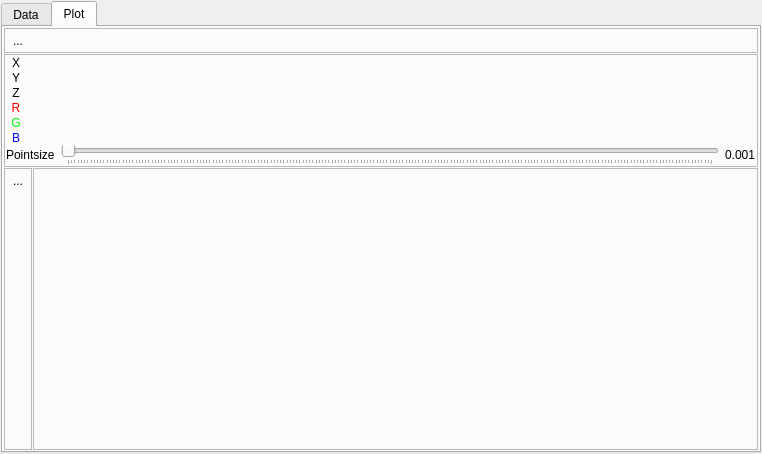
<?xml version="1.0" encoding="UTF-8"?>
<ui version="4.0">
 <class>ShWatchGeoTree</class>
 <widget class="QWidget" name="ShWatchGeoTree">
  <property name="geometry">
   <rect>
    <x>0</x>
    <y>0</y>
    <width>762</width>
    <height>454</height>
   </rect>
  </property>
  <property name="windowTitle">
   <string/>
  </property>
  <property name="windowIcon">
   <iconset resource="../../glslDevil.qrc">
    <normaloff>:/icons/icons/watch-icon_32.png</normaloff>:/icons/icons/watch-icon_32.png</iconset>
  </property>
  <layout class="QGridLayout">
   <property name="margin">
    <number>1</number>
   </property>
   <property name="spacing">
    <number>1</number>
   </property>
   <item row="0" column="0">
    <widget class="QTabWidget" name="tabWidget">
     <property name="currentIndex">
      <number>1</number>
     </property>
     <widget class="QWidget" name="tableTab">
      <attribute name="title">
       <string>Data</string>
      </attribute>
      <layout class="QVBoxLayout">
       <property name="spacing">
        <number>1</number>
       </property>
       <property name="margin">
        <number>0</number>
       </property>
       <item>
        <widget class="QTableWidget" name="twGeoInfo">
         <property name="sizePolicy">
          <sizepolicy hsizetype="Minimum" vsizetype="Minimum">
           <horstretch>0</horstretch>
           <verstretch>0</verstretch>
          </sizepolicy>
         </property>
         <property name="maximumSize">
          <size>
           <width>16777215</width>
           <height>90</height>
          </size>
         </property>
         <row>
          <property name="text">
           <string>Type</string>
          </property>
         </row>
         <row>
          <property name="text">
           <string>Count</string>
          </property>
         </row>
         <column>
          <property name="text">
           <string>Input Primitives</string>
          </property>
         </column>
         <column>
          <property name="text">
           <string>Input Sub Primitives</string>
          </property>
         </column>
         <column>
          <property name="text">
           <string>Output Primitives</string>
          </property>
         </column>
         <item row="0" column="0">
          <property name="text">
           <string>XXX</string>
          </property>
         </item>
         <item row="0" column="1">
          <property name="text">
           <string>XXX</string>
          </property>
         </item>
         <item row="0" column="2">
          <property name="text">
           <string>XXX</string>
          </property>
         </item>
         <item row="1" column="0">
          <property name="text">
           <string>0</string>
          </property>
         </item>
         <item row="1" column="1">
          <property name="text">
           <string>0</string>
          </property>
         </item>
         <item row="1" column="2">
          <property name="text">
           <string>0</string>
          </property>
         </item>
        </widget>
       </item>
       <item>
        <layout class="QHBoxLayout">
         <property name="spacing">
          <number>0</number>
         </property>
         <property name="margin">
          <number>0</number>
         </property>
         <item>
          <widget class="QFrame" name="frame_2">
           <property name="frameShape">
            <enum>QFrame::StyledPanel</enum>
           </property>
           <property name="frameShadow">
            <enum>QFrame::Raised</enum>
           </property>
           <layout class="QVBoxLayout">
            <property name="spacing">
             <number>1</number>
            </property>
            <property name="margin">
             <number>0</number>
            </property>
            <item>
             <widget class="QToolButton" name="tbHideInactive">
              <property name="toolTip">
               <string>Hide inactive input primitives</string>
              </property>
              <property name="text">
               <string>...</string>
              </property>
              <property name="icon">
               <iconset resource="../../glslDevil.qrc">
                <normaloff>:/icons/icons/watch-hide-inactive_32.png</normaloff>:/icons/icons/watch-hide-inactive_32.png</iconset>
              </property>
              <property name="checkable">
               <bool>true</bool>
              </property>
              <property name="arrowType">
               <enum>Qt::NoArrow</enum>
              </property>
             </widget>
            </item>
            <item>
             <widget class="QToolButton" name="tbHideEmpty">
              <property name="toolTip">
               <string>Hide input primitives without output</string>
              </property>
              <property name="text">
               <string>...</string>
              </property>
              <property name="icon">
               <iconset resource="../../glslDevil.qrc">
                <normaloff>:/icons/icons/watch-hide-no-child_32.png</normaloff>:/icons/icons/watch-hide-no-child_32.png</iconset>
              </property>
              <property name="checkable">
               <bool>true</bool>
              </property>
             </widget>
            </item>
            <item>
             <spacer>
              <property name="orientation">
               <enum>Qt::Vertical</enum>
              </property>
              <property name="sizeHint" stdset="0">
               <size>
                <width>20</width>
                <height>40</height>
               </size>
              </property>
             </spacer>
            </item>
           </layout>
          </widget>
         </item>
         <item>
          <widget class="QTreeView" name="tvGeoData">
           <property name="sizePolicy">
            <sizepolicy hsizetype="Expanding" vsizetype="Expanding">
             <horstretch>0</horstretch>
             <verstretch>0</verstretch>
            </sizepolicy>
           </property>
           <property name="editTriggers">
            <set>QAbstractItemView::NoEditTriggers</set>
           </property>
           <property name="alternatingRowColors">
            <bool>true</bool>
           </property>
           <property name="rootIsDecorated">
            <bool>true</bool>
           </property>
          </widget>
         </item>
        </layout>
       </item>
      </layout>
     </widget>
     <widget class="QWidget" name="scatterTab">
      <attribute name="title">
       <string>Plot</string>
      </attribute>
      <layout class="QVBoxLayout">
       <property name="spacing">
        <number>1</number>
       </property>
       <property name="margin">
        <number>1</number>
       </property>
       <item>
        <widget class="QFrame" name="frame">
         <property name="maximumSize">
          <size>
           <width>16777215</width>
           <height>30</height>
          </size>
         </property>
         <property name="frameShape">
          <enum>QFrame::StyledPanel</enum>
         </property>
         <property name="frameShadow">
          <enum>QFrame::Raised</enum>
         </property>
         <layout class="QHBoxLayout">
          <property name="spacing">
           <number>2</number>
          </property>
          <property name="margin">
           <number>1</number>
          </property>
          <item>
           <widget class="QToolButton" name="tbShowMapping">
            <property name="toolTip">
             <string>show color mapping</string>
            </property>
            <property name="text">
             <string>...</string>
            </property>
            <property name="icon">
             <iconset resource="../../glslDevil.qrc">
              <normaloff>:/icons/icons/watch-vector-mapping_32.png</normaloff>:/icons/icons/watch-vector-mapping_32.png</iconset>
            </property>
            <property name="checkable">
             <bool>true</bool>
            </property>
            <property name="checked">
             <bool>false</bool>
            </property>
            <property name="autoRaise">
             <bool>true</bool>
            </property>
           </widget>
          </item>
          <item>
           <spacer>
            <property name="orientation">
             <enum>Qt::Horizontal</enum>
            </property>
            <property name="sizeHint" stdset="0">
             <size>
              <width>40</width>
              <height>10</height>
             </size>
            </property>
           </spacer>
          </item>
         </layout>
        </widget>
       </item>
       <item>
        <widget class="QFrame" name="fMapping">
         <property name="sizePolicy">
          <sizepolicy hsizetype="Preferred" vsizetype="Fixed">
           <horstretch>0</horstretch>
           <verstretch>0</verstretch>
          </sizepolicy>
         </property>
         <property name="maximumSize">
          <size>
           <width>16777215</width>
           <height>300</height>
          </size>
         </property>
         <property name="frameShape">
          <enum>QFrame::StyledPanel</enum>
         </property>
         <property name="frameShadow">
          <enum>QFrame::Raised</enum>
         </property>
         <layout class="QVBoxLayout">
          <property name="spacing">
           <number>0</number>
          </property>
          <property name="margin">
           <number>1</number>
          </property>
          <item>
           <layout class="QFormLayout" name="formLayout">
            <property name="horizontalSpacing">
             <number>1</number>
            </property>
            <property name="verticalSpacing">
             <number>1</number>
            </property>
            <property name="margin">
             <number>0</number>
            </property>
            <item row="0" column="0">
             <widget class="QLabel" name="label_4">
              <property name="minimumSize">
               <size>
                <width>20</width>
                <height>0</height>
               </size>
              </property>
              <property name="palette">
               <palette>
                <active>
                 <colorrole role="WindowText">
                  <brush brushstyle="SolidPattern">
                   <color alpha="255">
                    <red>0</red>
                    <green>0</green>
                    <blue>0</blue>
                   </color>
                  </brush>
                 </colorrole>
                 <colorrole role="Text">
                  <brush brushstyle="SolidPattern">
                   <color alpha="255">
                    <red>0</red>
                    <green>0</green>
                    <blue>0</blue>
                   </color>
                  </brush>
                 </colorrole>
                 <colorrole role="ButtonText">
                  <brush brushstyle="SolidPattern">
                   <color alpha="255">
                    <red>0</red>
                    <green>0</green>
                    <blue>0</blue>
                   </color>
                  </brush>
                 </colorrole>
                </active>
                <inactive>
                 <colorrole role="WindowText">
                  <brush brushstyle="SolidPattern">
                   <color alpha="255">
                    <red>0</red>
                    <green>0</green>
                    <blue>0</blue>
                   </color>
                  </brush>
                 </colorrole>
                 <colorrole role="Text">
                  <brush brushstyle="SolidPattern">
                   <color alpha="255">
                    <red>0</red>
                    <green>0</green>
                    <blue>0</blue>
                   </color>
                  </brush>
                 </colorrole>
                 <colorrole role="ButtonText">
                  <brush brushstyle="SolidPattern">
                   <color alpha="255">
                    <red>0</red>
                    <green>0</green>
                    <blue>0</blue>
                   </color>
                  </brush>
                 </colorrole>
                </inactive>
                <disabled>
                 <colorrole role="WindowText">
                  <brush brushstyle="SolidPattern">
                   <color alpha="255">
                    <red>128</red>
                    <green>128</green>
                    <blue>128</blue>
                   </color>
                  </brush>
                 </colorrole>
                 <colorrole role="Text">
                  <brush brushstyle="SolidPattern">
                   <color alpha="255">
                    <red>199</red>
                    <green>199</green>
                    <blue>199</blue>
                   </color>
                  </brush>
                 </colorrole>
                 <colorrole role="ButtonText">
                  <brush brushstyle="SolidPattern">
                   <color alpha="255">
                    <red>128</red>
                    <green>128</green>
                    <blue>128</blue>
                   </color>
                  </brush>
                 </colorrole>
                </disabled>
               </palette>
              </property>
              <property name="frameShape">
               <enum>QFrame::NoFrame</enum>
              </property>
              <property name="frameShadow">
               <enum>QFrame::Plain</enum>
              </property>
              <property name="text">
               <string>X</string>
              </property>
              <property name="alignment">
               <set>Qt::AlignCenter</set>
              </property>
             </widget>
            </item>
            <item row="0" column="1">
             <widget class="ShMappingWidget" name="MappingX" native="true">
              <property name="minimumSize">
               <size>
                <width>400</width>
                <height>0</height>
               </size>
              </property>
              <layout class="QHBoxLayout" name="horizontalLayout_2">
               <property name="spacing">
                <number>0</number>
               </property>
               <property name="margin">
                <number>0</number>
               </property>
              </layout>
             </widget>
            </item>
            <item row="1" column="0">
             <widget class="QLabel" name="label_9">
              <property name="minimumSize">
               <size>
                <width>20</width>
                <height>0</height>
               </size>
              </property>
              <property name="palette">
               <palette>
                <active>
                 <colorrole role="WindowText">
                  <brush brushstyle="SolidPattern">
                   <color alpha="255">
                    <red>0</red>
                    <green>0</green>
                    <blue>0</blue>
                   </color>
                  </brush>
                 </colorrole>
                 <colorrole role="Text">
                  <brush brushstyle="SolidPattern">
                   <color alpha="255">
                    <red>0</red>
                    <green>0</green>
                    <blue>0</blue>
                   </color>
                  </brush>
                 </colorrole>
                 <colorrole role="ButtonText">
                  <brush brushstyle="SolidPattern">
                   <color alpha="255">
                    <red>0</red>
                    <green>0</green>
                    <blue>0</blue>
                   </color>
                  </brush>
                 </colorrole>
                </active>
                <inactive>
                 <colorrole role="WindowText">
                  <brush brushstyle="SolidPattern">
                   <color alpha="255">
                    <red>0</red>
                    <green>0</green>
                    <blue>0</blue>
                   </color>
                  </brush>
                 </colorrole>
                 <colorrole role="Text">
                  <brush brushstyle="SolidPattern">
                   <color alpha="255">
                    <red>0</red>
                    <green>0</green>
                    <blue>0</blue>
                   </color>
                  </brush>
                 </colorrole>
                 <colorrole role="ButtonText">
                  <brush brushstyle="SolidPattern">
                   <color alpha="255">
                    <red>0</red>
                    <green>0</green>
                    <blue>0</blue>
                   </color>
                  </brush>
                 </colorrole>
                </inactive>
                <disabled>
                 <colorrole role="WindowText">
                  <brush brushstyle="SolidPattern">
                   <color alpha="255">
                    <red>128</red>
                    <green>128</green>
                    <blue>128</blue>
                   </color>
                  </brush>
                 </colorrole>
                 <colorrole role="Text">
                  <brush brushstyle="SolidPattern">
                   <color alpha="255">
                    <red>199</red>
                    <green>199</green>
                    <blue>199</blue>
                   </color>
                  </brush>
                 </colorrole>
                 <colorrole role="ButtonText">
                  <brush brushstyle="SolidPattern">
                   <color alpha="255">
                    <red>128</red>
                    <green>128</green>
                    <blue>128</blue>
                   </color>
                  </brush>
                 </colorrole>
                </disabled>
               </palette>
              </property>
              <property name="frameShape">
               <enum>QFrame::NoFrame</enum>
              </property>
              <property name="frameShadow">
               <enum>QFrame::Plain</enum>
              </property>
              <property name="text">
               <string>Y</string>
              </property>
              <property name="alignment">
               <set>Qt::AlignCenter</set>
              </property>
             </widget>
            </item>
            <item row="1" column="1">
             <widget class="ShMappingWidget" name="MappingY" native="true">
              <property name="minimumSize">
               <size>
                <width>400</width>
                <height>0</height>
               </size>
              </property>
              <layout class="QHBoxLayout" name="horizontalLayout_3">
               <property name="spacing">
                <number>0</number>
               </property>
               <property name="margin">
                <number>0</number>
               </property>
              </layout>
             </widget>
            </item>
            <item row="2" column="0">
             <widget class="QLabel" name="label_10">
              <property name="minimumSize">
               <size>
                <width>20</width>
                <height>0</height>
               </size>
              </property>
              <property name="palette">
               <palette>
                <active>
                 <colorrole role="WindowText">
                  <brush brushstyle="SolidPattern">
                   <color alpha="255">
                    <red>0</red>
                    <green>0</green>
                    <blue>0</blue>
                   </color>
                  </brush>
                 </colorrole>
                 <colorrole role="Text">
                  <brush brushstyle="SolidPattern">
                   <color alpha="255">
                    <red>0</red>
                    <green>0</green>
                    <blue>0</blue>
                   </color>
                  </brush>
                 </colorrole>
                 <colorrole role="ButtonText">
                  <brush brushstyle="SolidPattern">
                   <color alpha="255">
                    <red>0</red>
                    <green>0</green>
                    <blue>0</blue>
                   </color>
                  </brush>
                 </colorrole>
                </active>
                <inactive>
                 <colorrole role="WindowText">
                  <brush brushstyle="SolidPattern">
                   <color alpha="255">
                    <red>0</red>
                    <green>0</green>
                    <blue>0</blue>
                   </color>
                  </brush>
                 </colorrole>
                 <colorrole role="Text">
                  <brush brushstyle="SolidPattern">
                   <color alpha="255">
                    <red>0</red>
                    <green>0</green>
                    <blue>0</blue>
                   </color>
                  </brush>
                 </colorrole>
                 <colorrole role="ButtonText">
                  <brush brushstyle="SolidPattern">
                   <color alpha="255">
                    <red>0</red>
                    <green>0</green>
                    <blue>0</blue>
                   </color>
                  </brush>
                 </colorrole>
                </inactive>
                <disabled>
                 <colorrole role="WindowText">
                  <brush brushstyle="SolidPattern">
                   <color alpha="255">
                    <red>128</red>
                    <green>128</green>
                    <blue>128</blue>
                   </color>
                  </brush>
                 </colorrole>
                 <colorrole role="Text">
                  <brush brushstyle="SolidPattern">
                   <color alpha="255">
                    <red>199</red>
                    <green>199</green>
                    <blue>199</blue>
                   </color>
                  </brush>
                 </colorrole>
                 <colorrole role="ButtonText">
                  <brush brushstyle="SolidPattern">
                   <color alpha="255">
                    <red>128</red>
                    <green>128</green>
                    <blue>128</blue>
                   </color>
                  </brush>
                 </colorrole>
                </disabled>
               </palette>
              </property>
              <property name="frameShape">
               <enum>QFrame::NoFrame</enum>
              </property>
              <property name="frameShadow">
               <enum>QFrame::Plain</enum>
              </property>
              <property name="text">
               <string>Z</string>
              </property>
              <property name="alignment">
               <set>Qt::AlignCenter</set>
              </property>
             </widget>
            </item>
            <item row="2" column="1">
             <widget class="ShMappingWidget" name="MappingZ" native="true">
              <property name="minimumSize">
               <size>
                <width>400</width>
                <height>0</height>
               </size>
              </property>
              <layout class="QHBoxLayout" name="horizontalLayout_4">
               <property name="spacing">
                <number>0</number>
               </property>
               <property name="margin">
                <number>0</number>
               </property>
              </layout>
             </widget>
            </item>
            <item row="3" column="0">
             <widget class="QLabel" name="label">
              <property name="minimumSize">
               <size>
                <width>20</width>
                <height>0</height>
               </size>
              </property>
              <property name="palette">
               <palette>
                <active>
                 <colorrole role="WindowText">
                  <brush brushstyle="SolidPattern">
                   <color alpha="255">
                    <red>255</red>
                    <green>0</green>
                    <blue>0</blue>
                   </color>
                  </brush>
                 </colorrole>
                 <colorrole role="Text">
                  <brush brushstyle="SolidPattern">
                   <color alpha="255">
                    <red>0</red>
                    <green>0</green>
                    <blue>0</blue>
                   </color>
                  </brush>
                 </colorrole>
                 <colorrole role="ButtonText">
                  <brush brushstyle="SolidPattern">
                   <color alpha="255">
                    <red>0</red>
                    <green>0</green>
                    <blue>0</blue>
                   </color>
                  </brush>
                 </colorrole>
                </active>
                <inactive>
                 <colorrole role="WindowText">
                  <brush brushstyle="SolidPattern">
                   <color alpha="255">
                    <red>255</red>
                    <green>0</green>
                    <blue>0</blue>
                   </color>
                  </brush>
                 </colorrole>
                 <colorrole role="Text">
                  <brush brushstyle="SolidPattern">
                   <color alpha="255">
                    <red>0</red>
                    <green>0</green>
                    <blue>0</blue>
                   </color>
                  </brush>
                 </colorrole>
                 <colorrole role="ButtonText">
                  <brush brushstyle="SolidPattern">
                   <color alpha="255">
                    <red>0</red>
                    <green>0</green>
                    <blue>0</blue>
                   </color>
                  </brush>
                 </colorrole>
                </inactive>
                <disabled>
                 <colorrole role="WindowText">
                  <brush brushstyle="SolidPattern">
                   <color alpha="255">
                    <red>128</red>
                    <green>128</green>
                    <blue>128</blue>
                   </color>
                  </brush>
                 </colorrole>
                 <colorrole role="Text">
                  <brush brushstyle="SolidPattern">
                   <color alpha="255">
                    <red>199</red>
                    <green>199</green>
                    <blue>199</blue>
                   </color>
                  </brush>
                 </colorrole>
                 <colorrole role="ButtonText">
                  <brush brushstyle="SolidPattern">
                   <color alpha="255">
                    <red>128</red>
                    <green>128</green>
                    <blue>128</blue>
                   </color>
                  </brush>
                 </colorrole>
                </disabled>
               </palette>
              </property>
              <property name="frameShape">
               <enum>QFrame::NoFrame</enum>
              </property>
              <property name="frameShadow">
               <enum>QFrame::Plain</enum>
              </property>
              <property name="text">
               <string>R</string>
              </property>
              <property name="alignment">
               <set>Qt::AlignCenter</set>
              </property>
             </widget>
            </item>
            <item row="4" column="0">
             <widget class="QLabel" name="label_2">
              <property name="minimumSize">
               <size>
                <width>20</width>
                <height>0</height>
               </size>
              </property>
              <property name="palette">
               <palette>
                <active>
                 <colorrole role="WindowText">
                  <brush brushstyle="SolidPattern">
                   <color alpha="255">
                    <red>0</red>
                    <green>255</green>
                    <blue>0</blue>
                   </color>
                  </brush>
                 </colorrole>
                 <colorrole role="Text">
                  <brush brushstyle="SolidPattern">
                   <color alpha="255">
                    <red>0</red>
                    <green>0</green>
                    <blue>0</blue>
                   </color>
                  </brush>
                 </colorrole>
                 <colorrole role="ButtonText">
                  <brush brushstyle="SolidPattern">
                   <color alpha="255">
                    <red>0</red>
                    <green>0</green>
                    <blue>0</blue>
                   </color>
                  </brush>
                 </colorrole>
                </active>
                <inactive>
                 <colorrole role="WindowText">
                  <brush brushstyle="SolidPattern">
                   <color alpha="255">
                    <red>0</red>
                    <green>255</green>
                    <blue>0</blue>
                   </color>
                  </brush>
                 </colorrole>
                 <colorrole role="Text">
                  <brush brushstyle="SolidPattern">
                   <color alpha="255">
                    <red>0</red>
                    <green>0</green>
                    <blue>0</blue>
                   </color>
                  </brush>
                 </colorrole>
                 <colorrole role="ButtonText">
                  <brush brushstyle="SolidPattern">
                   <color alpha="255">
                    <red>0</red>
                    <green>0</green>
                    <blue>0</blue>
                   </color>
                  </brush>
                 </colorrole>
                </inactive>
                <disabled>
                 <colorrole role="WindowText">
                  <brush brushstyle="SolidPattern">
                   <color alpha="255">
                    <red>128</red>
                    <green>128</green>
                    <blue>128</blue>
                   </color>
                  </brush>
                 </colorrole>
                 <colorrole role="Text">
                  <brush brushstyle="SolidPattern">
                   <color alpha="255">
                    <red>199</red>
                    <green>199</green>
                    <blue>199</blue>
                   </color>
                  </brush>
                 </colorrole>
                 <colorrole role="ButtonText">
                  <brush brushstyle="SolidPattern">
                   <color alpha="255">
                    <red>128</red>
                    <green>128</green>
                    <blue>128</blue>
                   </color>
                  </brush>
                 </colorrole>
                </disabled>
               </palette>
              </property>
              <property name="frameShape">
               <enum>QFrame::NoFrame</enum>
              </property>
              <property name="frameShadow">
               <enum>QFrame::Plain</enum>
              </property>
              <property name="text">
               <string>G</string>
              </property>
              <property name="alignment">
               <set>Qt::AlignCenter</set>
              </property>
             </widget>
            </item>
            <item row="5" column="0">
             <widget class="QLabel" name="label_3">
              <property name="minimumSize">
               <size>
                <width>20</width>
                <height>0</height>
               </size>
              </property>
              <property name="palette">
               <palette>
                <active>
                 <colorrole role="WindowText">
                  <brush brushstyle="SolidPattern">
                   <color alpha="255">
                    <red>0</red>
                    <green>0</green>
                    <blue>255</blue>
                   </color>
                  </brush>
                 </colorrole>
                 <colorrole role="Text">
                  <brush brushstyle="SolidPattern">
                   <color alpha="255">
                    <red>0</red>
                    <green>0</green>
                    <blue>0</blue>
                   </color>
                  </brush>
                 </colorrole>
                 <colorrole role="ButtonText">
                  <brush brushstyle="SolidPattern">
                   <color alpha="255">
                    <red>0</red>
                    <green>0</green>
                    <blue>0</blue>
                   </color>
                  </brush>
                 </colorrole>
                </active>
                <inactive>
                 <colorrole role="WindowText">
                  <brush brushstyle="SolidPattern">
                   <color alpha="255">
                    <red>0</red>
                    <green>0</green>
                    <blue>255</blue>
                   </color>
                  </brush>
                 </colorrole>
                 <colorrole role="Text">
                  <brush brushstyle="SolidPattern">
                   <color alpha="255">
                    <red>0</red>
                    <green>0</green>
                    <blue>0</blue>
                   </color>
                  </brush>
                 </colorrole>
                 <colorrole role="ButtonText">
                  <brush brushstyle="SolidPattern">
                   <color alpha="255">
                    <red>0</red>
                    <green>0</green>
                    <blue>0</blue>
                   </color>
                  </brush>
                 </colorrole>
                </inactive>
                <disabled>
                 <colorrole role="WindowText">
                  <brush brushstyle="SolidPattern">
                   <color alpha="255">
                    <red>128</red>
                    <green>128</green>
                    <blue>128</blue>
                   </color>
                  </brush>
                 </colorrole>
                 <colorrole role="Text">
                  <brush brushstyle="SolidPattern">
                   <color alpha="255">
                    <red>199</red>
                    <green>199</green>
                    <blue>199</blue>
                   </color>
                  </brush>
                 </colorrole>
                 <colorrole role="ButtonText">
                  <brush brushstyle="SolidPattern">
                   <color alpha="255">
                    <red>128</red>
                    <green>128</green>
                    <blue>128</blue>
                   </color>
                  </brush>
                 </colorrole>
                </disabled>
               </palette>
              </property>
              <property name="frameShape">
               <enum>QFrame::NoFrame</enum>
              </property>
              <property name="frameShadow">
               <enum>QFrame::Plain</enum>
              </property>
              <property name="text">
               <string>B</string>
              </property>
              <property name="alignment">
               <set>Qt::AlignCenter</set>
              </property>
             </widget>
            </item>
            <item row="3" column="1">
             <widget class="ShMappingWidget" name="MappingRed" native="true">
              <property name="minimumSize">
               <size>
                <width>400</width>
                <height>0</height>
               </size>
              </property>
              <layout class="QHBoxLayout" name="horizontalLayout_5">
               <property name="spacing">
                <number>0</number>
               </property>
               <property name="margin">
                <number>0</number>
               </property>
              </layout>
             </widget>
            </item>
            <item row="4" column="1">
             <widget class="ShMappingWidget" name="MappingGreen" native="true">
              <property name="minimumSize">
               <size>
                <width>400</width>
                <height>0</height>
               </size>
              </property>
              <layout class="QHBoxLayout" name="horizontalLayout_6">
               <property name="spacing">
                <number>0</number>
               </property>
               <property name="margin">
                <number>0</number>
               </property>
              </layout>
             </widget>
            </item>
            <item row="5" column="1">
             <widget class="ShMappingWidget" name="MappingBlue" native="true">
              <property name="minimumSize">
               <size>
                <width>400</width>
                <height>0</height>
               </size>
              </property>
              <layout class="QHBoxLayout" name="horizontalLayout_7">
               <property name="spacing">
                <number>0</number>
               </property>
               <property name="margin">
                <number>0</number>
               </property>
              </layout>
             </widget>
            </item>
           </layout>
          </item>
          <item>
           <layout class="QGridLayout">
            <property name="margin">
             <number>0</number>
            </property>
            <property name="spacing">
             <number>6</number>
            </property>
            <item row="0" column="0">
             <widget class="QLabel" name="label_5">
              <property name="text">
               <string>Pointsize</string>
              </property>
             </widget>
            </item>
            <item row="0" column="4">
             <widget class="QLabel" name="lbPointSize">
              <property name="sizePolicy">
               <sizepolicy hsizetype="Fixed" vsizetype="Fixed">
                <horstretch>0</horstretch>
                <verstretch>0</verstretch>
               </sizepolicy>
              </property>
              <property name="text">
               <string>0.001</string>
              </property>
             </widget>
            </item>
            <item row="0" column="2">
             <widget class="QSlider" name="slPointSize">
              <property name="maximum">
               <number>200</number>
              </property>
              <property name="orientation">
               <enum>Qt::Horizontal</enum>
              </property>
              <property name="tickPosition">
               <enum>QSlider::TicksBelow</enum>
              </property>
              <property name="tickInterval">
               <number>1</number>
              </property>
             </widget>
            </item>
           </layout>
          </item>
         </layout>
        </widget>
       </item>
       <item>
        <layout class="QHBoxLayout">
         <property name="spacing">
          <number>1</number>
         </property>
         <property name="margin">
          <number>0</number>
         </property>
         <item>
          <widget class="QFrame" name="frame_3">
           <property name="sizePolicy">
            <sizepolicy hsizetype="Preferred" vsizetype="MinimumExpanding">
             <horstretch>0</horstretch>
             <verstretch>0</verstretch>
            </sizepolicy>
           </property>
           <property name="maximumSize">
            <size>
             <width>30</width>
             <height>16777215</height>
            </size>
           </property>
           <property name="frameShape">
            <enum>QFrame::StyledPanel</enum>
           </property>
           <property name="frameShadow">
            <enum>QFrame::Raised</enum>
           </property>
           <layout class="QVBoxLayout">
            <property name="spacing">
             <number>2</number>
            </property>
            <property name="margin">
             <number>1</number>
            </property>
            <item>
             <widget class="QToolButton" name="tbDataSelection">
              <property name="toolTip">
               <string>show color mapping</string>
              </property>
              <property name="text">
               <string>...</string>
              </property>
              <property name="icon">
               <iconset resource="../../glslDevil.qrc">
                <normaloff>:/icons/icons/scatterplot-choose_32.png</normaloff>:/icons/icons/scatterplot-choose_32.png</iconset>
              </property>
              <property name="checkable">
               <bool>true</bool>
              </property>
              <property name="checked">
               <bool>false</bool>
              </property>
              <property name="autoRaise">
               <bool>true</bool>
              </property>
             </widget>
            </item>
            <item>
             <spacer>
              <property name="orientation">
               <enum>Qt::Vertical</enum>
              </property>
              <property name="sizeHint" stdset="0">
               <size>
                <width>20</width>
                <height>40</height>
               </size>
              </property>
             </spacer>
            </item>
           </layout>
          </widget>
         </item>
         <item>
          <widget class="QFrame" name="fGLview">
           <property name="sizePolicy">
            <sizepolicy hsizetype="Expanding" vsizetype="Expanding">
             <horstretch>0</horstretch>
             <verstretch>0</verstretch>
            </sizepolicy>
           </property>
           <property name="frameShape">
            <enum>QFrame::StyledPanel</enum>
           </property>
           <property name="frameShadow">
            <enum>QFrame::Raised</enum>
           </property>
           <layout class="QGridLayout" name="gridLayout">
            <item row="0" column="0">
             <widget class="GLScatter" name="glScatter" native="true"/>
            </item>
           </layout>
          </widget>
         </item>
        </layout>
       </item>
      </layout>
     </widget>
    </widget>
   </item>
  </layout>
 </widget>
 <customwidgets>
  <customwidget>
   <class>GLScatter</class>
   <extends>QWidget</extends>
   <header>watch/glscatter.h</header>
   <container>1</container>
   <slots>
    <slot>updateGL()</slot>
   </slots>
  </customwidget>
  <customwidget>
   <class>ShMappingWidget</class>
   <extends>QWidget</extends>
   <header>watch/shmappingwidget.h</header>
   <container>1</container>
   <slots>
    <signal>updateScatter()</signal>
    <signal>clearData()</signal>
    <signal>updateData(int,int,float,float)</signal>
    <signal>connectDataBox(int)</signal>
    <signal>getBoundaries(int,double*,double*,bool)</signal>
   </slots>
  </customwidget>
 </customwidgets>
 <resources>
  <include location="../../glslDevil.qrc"/>
  <include location="../../glslDevil.qrc"/>
 </resources>
 <connections>
  <connection>
   <sender>tbShowMapping</sender>
   <signal>toggled(bool)</signal>
   <receiver>fMapping</receiver>
   <slot>setShown(bool)</slot>
   <hints>
    <hint type="sourcelabel">
     <x>21</x>
     <y>41</y>
    </hint>
    <hint type="destinationlabel">
     <x>663</x>
     <y>132</y>
    </hint>
   </hints>
  </connection>
  <connection>
   <sender>slPointSize</sender>
   <signal>valueChanged(int)</signal>
   <receiver>ShWatchGeoTree</receiver>
   <slot>updatePointSize(int)</slot>
   <hints>
    <hint type="sourcelabel">
     <x>460</x>
     <y>178</y>
    </hint>
    <hint type="destinationlabel">
     <x>758</x>
     <y>191</y>
    </hint>
   </hints>
  </connection>
  <connection>
   <sender>MappingX</sender>
   <signal>updateScatter()</signal>
   <receiver>glScatter</receiver>
   <slot>updateGL()</slot>
   <hints>
    <hint type="sourcelabel">
     <x>75</x>
     <y>69</y>
    </hint>
    <hint type="destinationlabel">
     <x>100</x>
     <y>304</y>
    </hint>
   </hints>
  </connection>
  <connection>
   <sender>MappingY</sender>
   <signal>updateScatter()</signal>
   <receiver>glScatter</receiver>
   <slot>updateGL()</slot>
   <hints>
    <hint type="sourcelabel">
     <x>119</x>
     <y>96</y>
    </hint>
    <hint type="destinationlabel">
     <x>136</x>
     <y>280</y>
    </hint>
   </hints>
  </connection>
  <connection>
   <sender>MappingZ</sender>
   <signal>updateScatter()</signal>
   <receiver>glScatter</receiver>
   <slot>updateGL()</slot>
   <hints>
    <hint type="sourcelabel">
     <x>188</x>
     <y>102</y>
    </hint>
    <hint type="destinationlabel">
     <x>172</x>
     <y>245</y>
    </hint>
   </hints>
  </connection>
  <connection>
   <sender>MappingRed</sender>
   <signal>updateScatter()</signal>
   <receiver>glScatter</receiver>
   <slot>updateGL()</slot>
   <hints>
    <hint type="sourcelabel">
     <x>208</x>
     <y>123</y>
    </hint>
    <hint type="destinationlabel">
     <x>204</x>
     <y>226</y>
    </hint>
   </hints>
  </connection>
  <connection>
   <sender>MappingGreen</sender>
   <signal>updateScatter()</signal>
   <receiver>glScatter</receiver>
   <slot>updateGL()</slot>
   <hints>
    <hint type="sourcelabel">
     <x>268</x>
     <y>144</y>
    </hint>
    <hint type="destinationlabel">
     <x>246</x>
     <y>227</y>
    </hint>
   </hints>
  </connection>
  <connection>
   <sender>MappingBlue</sender>
   <signal>updateScatter()</signal>
   <receiver>glScatter</receiver>
   <slot>updateGL()</slot>
   <hints>
    <hint type="sourcelabel">
     <x>317</x>
     <y>159</y>
    </hint>
    <hint type="destinationlabel">
     <x>287</x>
     <y>226</y>
    </hint>
   </hints>
  </connection>
 </connections>
 <slots>
  <slot>updateData(int,int,float,float)</slot>
  <slot>clearData()</slot>
  <slot>updatePointSize(int)</slot>
  <slot>connectDataBox(int)</slot>
  <slot>setBoundaries(int,double*,double*,bool)</slot>
 </slots>
</ui>
